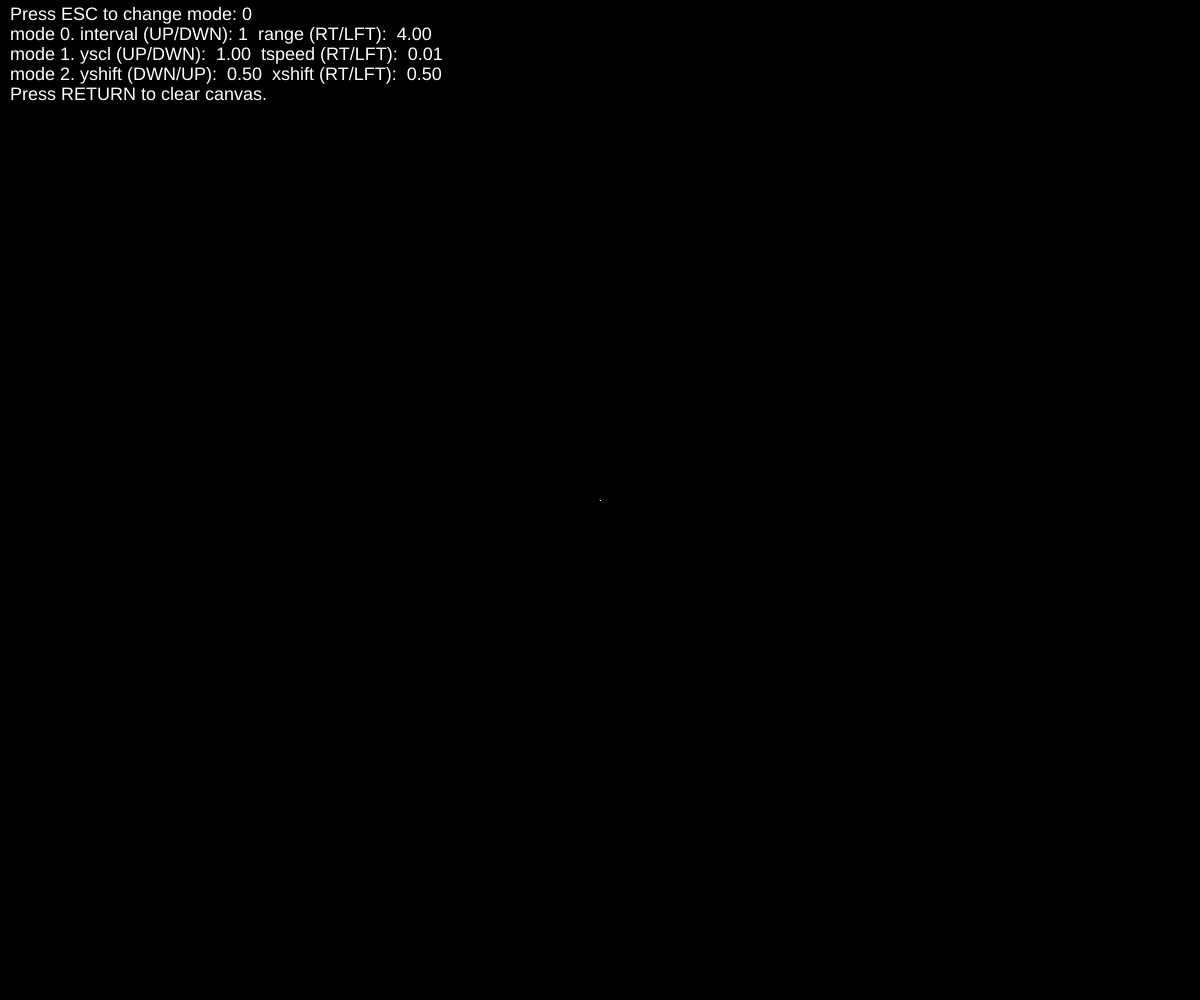
Frame 1 (no input)
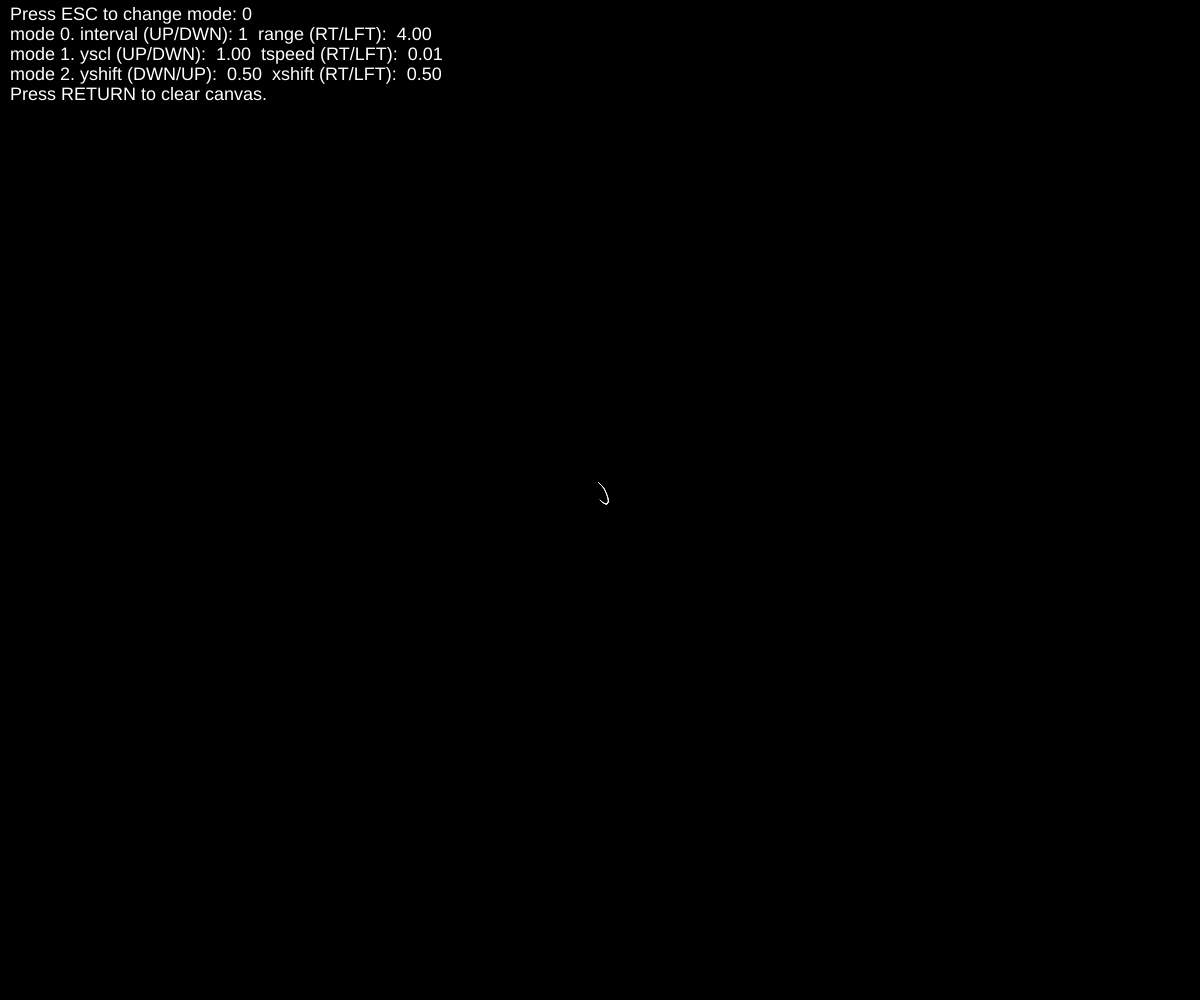
Frame 60 (no input)
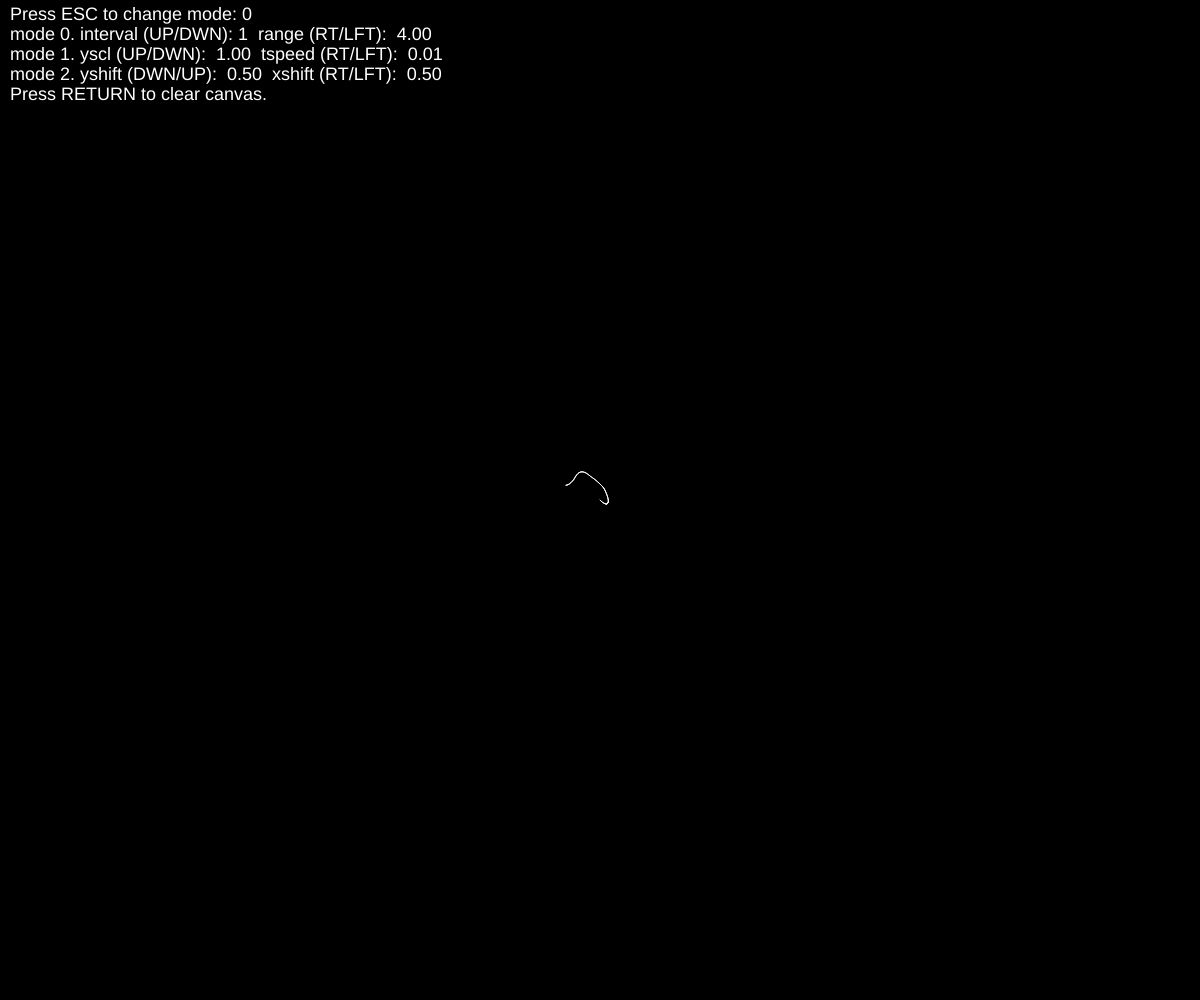
Frame 120 (the mouse pressed at the canvas centre since frame 60)

The p5.js sketch that drew these frames (run headless with seeded random() and noise() and a simulated clock; from frame 60 on, the mouse is pressed at the canvas centre):

// p5.js sketch
// ── sketch.js
/* Mimi Yin, NYU-ITP
Noisy pathways with controls.
*/

var x, y;
var px, py;
var xspeed, yspeed;
var t;
var tspeed;

// Mode of control for arrow keys
var mode;
// # of frames to wait before changing direction.
var interval;
// Range of random, relative range of vertical random
var range, yscl;
// How much to shift right/left, up/down
var xshift, yshift;

function setup() {
  createCanvas(windowWidth, windowHeight);
  x = width / 2;
  y = height / 2;
  px = x;
  py = y;
  xspeed = 0;
  yspeed = 0;
  t = 0;
  tspeed = 0.01;

  mode = 0;
  interval = 1;
  range = 4;
  yscl = 1;
  xshift = .5;
  yshift = .5;

  noStroke();
  background(0);

}

function draw() {
  //background(0);

  //Change direction
  if (frameCount % interval == 0) {
		// Move forward along noise graph
    t += tspeed;

    xspeed = (noise(t)-xshift)*range; //shift median to right/left
    yspeed = (noise(t*2)-yshift)*range*yscl //shift median to up/down
  }

  // Move
  x += xspeed;
  y += yspeed;

  // Draw a line from the previous loc to this loc
  stroke(255);
  line(px, py, x, y);

  // Remember current location for next frame
  px = x;
  py = y;

  // Print control values to screen
  noStroke();
  fill(0);
  rect(0, 0, 500, 120);
  fill(255);
  textSize(18);
  text("Press ESC to change mode: " + mode, 10, 20);
  text("mode 0. interval (UP/DWN): " + interval + "\trange (RT/LFT): " + nfs(range, 0, 2), 10, 40);
  text("mode 1. yscl (UP/DWN): " + nfs(yscl, 0, 2) + "\ttspeed (RT/LFT): " + nfs(tspeed, 0, 2), 10, 60);
  text("mode 2. yshift (DWN/UP): " + nfs(yshift, 0, 2) + "\txshift (RT/LFT): " + nfs(xshift, 0, 2), 10, 80);
  text("Press RETURN to clear canvas.", 10, 100);

}

function keyPressed() {
  // Presets
  switch(key) {
    //  Big tspeed, more like random
    case '0':
      interval = 1;
      range = 20;
      yscl = 1;
      tspeed = 1;
      xshift = .5;
      yshift = .5;
      break;
    // "Normal"
    case '1':
      interval = 1;
      range = 4;
      yscl = 1;
      tspeed = 0.01;
      xshift = .5;
      yshift = .5;
      break;
    // Fast
    case '2':
      interval = 1;
      range = 20;
      yscl = 1;
      tspeed = 0.01;
      xshift = .5;
      yshift = .5;
      break;
    // Only changes every second. Slow.
    case '3':
      interval = 60;
      range = 2;
      yscl = 1;
      tspeed = 0.01;
      xshift = .5;
      yshift = .5;
      break;
    // More vertical.
    case '4':
      interval = 1;
      range = 4;
      yscl = 2;
      tspeed = 0.01;
      xshift = .5;
      yshift = .5;
    	break;
    // Moving towards upper-right.
    case '5':
      interval = 1;
      range = 4;
      yscl = 1;
      xshift = .2;
      yshift = .7;
      break;
  }

  switch (keyCode){
    case ESCAPE:
      mode++;
      mode %= 3;
      break;
    // Reset
    case RETURN:
      background(0);
      x = width/2;
      y = height/2;
      break;
  }

  switch (mode) {
    case 0:
      switch (keyCode) {
        case UP_ARROW:
          interval++;
          break;
        case DOWN_ARROW:
          interval--;
          break;
        case RIGHT_ARROW:
          range++;
          break;
        case LEFT_ARROW:
          range--;
          break;
      }
      interval = bottomOut(interval, 1);
      range = bottomOut(range, 0);
      break;
    case 1:
      switch (keyCode) {
        case UP_ARROW:
          yscl += 0.1;
          break;
        case DOWN_ARROW:
          yscl -= 0.1;
          break;
        case RIGHT_ARROW:
          tspeed += 0.01;
          break;
        case LEFT_ARROW:
          tspeed -= 0.01;
          break;
      }
      yscl = bottomOut(yscl, 0);
      tspeed = bottomOut(tspeed, 0.01);
      break;
    case 2:
      switch (keyCode) {
        case RIGHT_ARROW:
          xshift += 0.1;
          break;
        case LEFT_ARROW:
          xshift -= 0.1;
          break;
        case UP_ARROW:
          yshift += 0.1;
          break;
        case DOWN_ARROW:
          yshift -= 0.1;
          break;
      }
      break;
  }
}

// Bottom out at...
function bottomOut(p, bottom) {
  return p < bottom ? bottom : p;
}
